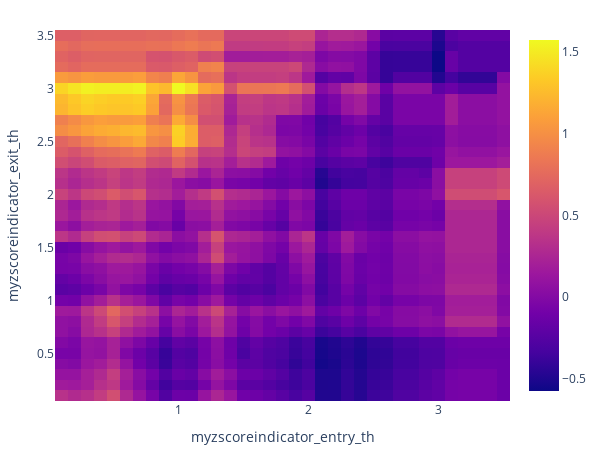

Write notebook code for a chart like this one.
### Code cell
# Plot the total return heatmap
a["total_return"].vbt.heatmap().show()

### Figure 1 — Plotly figure (JSON) as saved in the notebook; plotly's stock layout.template omitted (floating-point values rounded to 4 significant figures; data arrays with more than 128 entries replaced by an {"elided": "..."} marker saying what was removed)
{"data": [{"colorscale": [[0, "#0d0887"], [0.1111, "#46039f"], [0.2222, "#7201a8"], [0.3333, "#9c179e"], [0.4444, "#bd3786"], [0.5556, "#d8576b"], [0.6667, "#ed7953"], [0.7778, "#fb9f3a"], [0.8889, "#fdca26"], [1, "#f0f921"]], "hoverongaps": false, "hovertemplate": "myzscoreindicator_entry_th: %{x}<br>myzscoreindicator_exit_th: %{y}<br>value: %{z}<extra></extra>", "type": "heatmap", "uid": "6735e261-50a8-4cbf-9e02-1ba1ecaef785", "x": [0.1, 0.2, 0.3, 0.4, 0.5, 0.6, 0.7, 0.8, 0.9, 1, 1.1, 1.2, 1.3, 1.4, 1.5, 1.6, 1.7, 1.8, 1.9, 2, 2.1, 2.2, 2.3, 2.4, 2.5, 2.6, 2.7, 2.8, 2.9, 3.0, 3.1, 3.2, 3.3, 3.4, 3.5], "y": [0.1, 0.2, 0.3, 0.4, 0.5, 0.6, 0.7, 0.8, 0.9, 1, 1.1, 1.2, 1.3, 1.4, 1.5, 1.6, 1.7, 1.8, 1.9, 2, 2.1, 2.2, 2.3, 2.4, 2.5, 2.6, 2.7, 2.8, 2.9, 3.0, 3.1, 3.2, 3.3, 3.4, 3.5], "z": {"elided": "35x35 float values"}}], "layout": {"height": 455, "legend": {"orientation": "h", "traceorder": "normal", "x": 1, "xanchor": "right", "y": 1.02, "yanchor": "bottom"}, "margin": {"b": 30, "l": 30, "r": 30, "t": 30}, "width": 605, "xaxis": {"title": {"text": "myzscoreindicator_entry_th"}}, "yaxis": {"title": {"text": "myzscoreindicator_exit_th"}}}}
